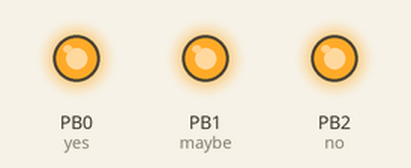
The sketch below on a simulated ATtiny85, built with avr-gcc and run on an emulated ATtiny85. On the bench: output pins drawn as LEDs (lit = HIGH). EEPROM starts erased.

Above: at 0.15 s.
At 1.9 s:
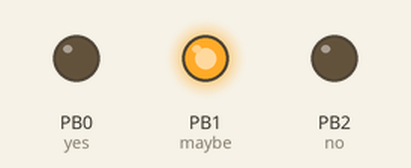
At 4.9 s:
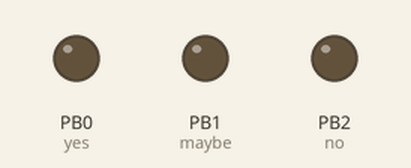
Timing chart, 0 to 6.4 s (numbered marks = the images above):
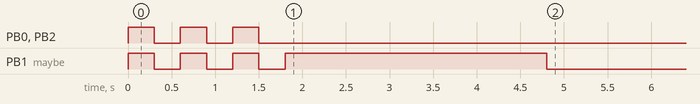

The sketch:

decidomatic_EEPROM_array.ino
```cpp
#include <EEPROM.h>
#include <avr/pgmspace.h>

//                        attiny45
//                   reset -+---+- power
//                     pb3 -+*  +- pb2 (no)
//            (button) pb4 -+   +- pb1 (maybe)
//                  ground -+---+- pb0 (yes)

// this solution is inelegant as FUCK (pre-rolled sequence of 200...)
// but makes it "feel" random

const int yes = 0;
const int maybe = 1;
const int no = 2;
int counter = 0;
int result;
byte rolls[] = {
0, 2, 2, 1, 0, 2, 1, 2, 0, 1,
2, 0, 3, 2, 1, 0, 1, 0, 2, 1,
1, 2, 0, 2, 0, 0, 2, 0, 2, 1,
0, 0, 2, 0, 1, 2, 0, 1, 2, 1,
0, 1, 2, 1, 0, 0, 1, 1, 2, 0,
2, 0, 1, 0, 0, 1, 1, 0, 1, 0,
1, 2, 1, 0, 2, 1, 1, 2, 2, 0,
2, 1, 2, 1, 1, 0, 2, 1, 0, 1,
0, 1, 2, 1, 2, 1, 1, 0, 2, 2,
1, 0, 1, 0, 0, 2, 0, 2, 1, 0,
2, 1, 2, 2, 1, 0, 1, 2, 0, 2,
0, 0, 2, 0, 2, 1, 0, 1, 1, 0,
1, 2, 2, 0, 1, 2, 0, 2, 0, 0,
1, 2, 0, 1, 2, 1, 2, 1, 1, 0,
0, 1, 2, 0, 2, 1, 2, 0, 2, 0,
0, 1, 2, 1, 0, 0, 1, 2, 1, 2,
0, 2, 1, 0, 1, 0, 2, 0, 2, 2,
1, 2, 1, 0, 1, 0, 0, 1, 2, 1,
0, 1, 2, 1, 0, 0, 1, 0, 2, 2,
0, 2, 0, 2, 1, 2, 0, 1, 0, 1
};

boolean analyze = true;

void setup() {
  pinMode(yes, OUTPUT);
  pinMode(maybe, OUTPUT);
  pinMode(no, OUTPUT);

  int randumb = EEPROM.read(1) % 200;
  result = rolls[randumb];
  EEPROM.write(1, (randumb+1) % 200);
}

void loop() {

  if (analyze == true) {
    for (int i=0; i<3; i++) { //blink the LEDs on & off
      cycle(3,HIGH);
      delay(300);
      cycle(3, LOW);
      delay(300);
    }
    digitalWrite(result, HIGH);
    delay(3000);
    cycle(3,LOW);
    analyze = false;
  }
}

void cycle(int maxPin, int state) {
  for (int i=0; i <= maxPin; i++){
    digitalWrite(i, state);
    delayMicroseconds(10);
  }
}
```

Measured:
- by itself, PB0 (yes), PB2 (no): alternates HIGH for 0.30 s and LOW for 0.30 s, 6 changes in all, then stays LOW
- by itself, PB1 (maybe): goes 3 × (HIGH 0.30 s, LOW 0.30 s), HIGH 3.0 s, then LOW
